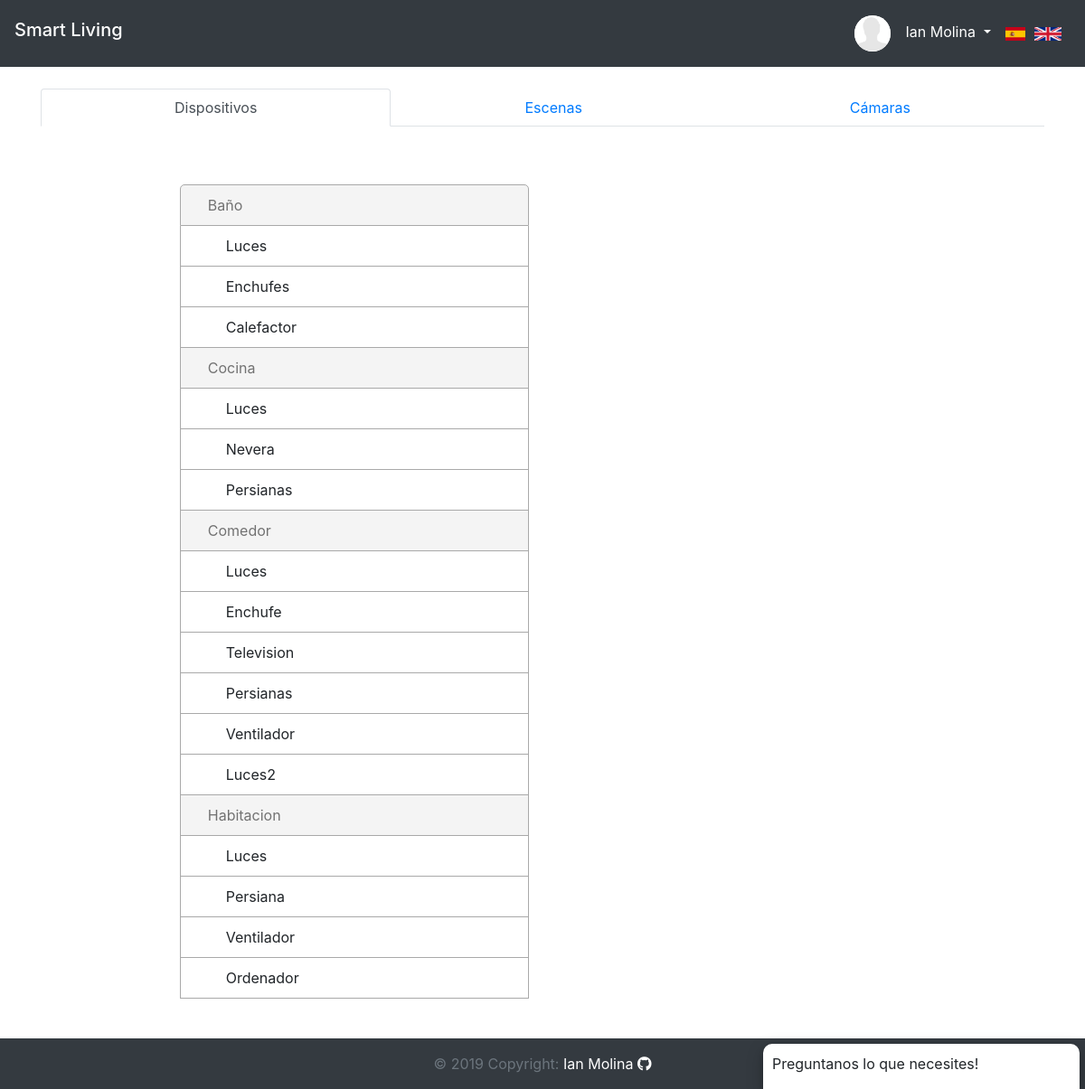
The page /control.php (signed in) on the database its author committed.
### tables this page shows
CREATE TABLE `usuario` (
  `email` varchar(255) NOT NULL,
  `nombre` varchar(255) NOT NULL,
  `foto` varchar(255) NOT NULL,
  `pass` varchar(255) NOT NULL,
  `activo` tinyint(1) NOT NULL,
  `puerto` int(8) NOT NULL,
  `admin` tinyint(1) NOT NULL,
  `rb_ip` varchar(255) NOT NULL
);

CREATE TABLE `dispositivo` (
  `id` int(8) NOT NULL,
  `nombre` varchar(255) NOT NULL,
  `habitacion` varchar(255) NOT NULL,
  `encendido` tinyint(1) NOT NULL,
  `num_encendidos` int(8) NOT NULL,
  `tiempo_encendido` int(8) NOT NULL,
  `temperatura` decimal(4,2) DEFAULT NULL,
  `usuario_email` varchar(255) NOT NULL,
  `pin` int(8) NOT NULL
);

### control.php (called while the page is built, shortened)
<?php
require_once "metodos.php";
$dispositivos = $usuario->getDispositivos($conexion);
$habitaciones = $usuario->getHabitaciones($conexion);
include "views/partials/header.part.php";
include "views/control.view.phtml";
include "chat.php";
include "views/partials/footer.part.php";
?>

### metodos.php (called while the page is built, shortened)
<?php
require_once "entities/Usuario.php";
$conexion = Connection::make();
if (isset($_SESSION['email'])) {
    $stmt = $conexion->prepare("SELECT * FROM usuario WHERE email = :email");
    $parameters = [':email'=>$_SESSION['email']];
    $stmt->execute($parameters);
    $stmt->setFetchMode(PDO::FETCH_CLASS|PDO::FETCH_PROPS_LATE, "Usuario");
    $usuario = $stmt->fetch();
}
?>

### entities/Usuario.php (called while the page is built, shortened)
<?php
class Usuario {
    protected $email;
    protected $nombre;
    protected $foto;
    protected $admin;
    public function __construct($email="", $dni="", $nombre="", $foto="", $pass="", $activo="", $puerto="", $admin="") {
        $this->email = $email;
        $this->nombre = $nombre;
        $this->foto = $foto;
        $this->admin = $admin;
    }
    public function getDispositivos($conexion) {
        $stmt_disp = $conexion->prepare("SELECT * FROM dispositivo WHERE usuario_email = '$this->email'");
        $stmt_disp->execute();
        $dispositivos = $stmt_disp->fetchAll(PDO::FETCH_ASSOC);
        return $dispositivos;
    }
    public function getHabitaciones($conexion) {
        $stmt_hab = $conexion->prepare("SELECT habitacion FROM dispositivo WHERE usuario_email = '$this->email' GROUP BY habitacion");
        $stmt_hab->execute();
        $habitaciones = $stmt_hab->fetchAll(PDO::FETCH_ASSOC);
        return $habitaciones;
    }
    public function getNombre(): string {
        return $this->nombre;
    }
    public function getFoto(): string {
        return $this->foto;
    }
    public function getAdmin(): string {
        return $this->admin;
    }
}

### lengC.php (called while the page is built, shortened)
<?php
require_once "metodos.php";
$i_chat_texto1 = "Preguntanos lo que necesites!";
$i_control_tab1 = "Dispositivos";
$i_control_tab2 = "Escenas";
$i_control_tab3 = "Cámaras";
?>

### views/control.view.phtml (the view, shortened to what this page needs)
<div class="container mt-4 formulario_registro">
    <ul class="nav nav-tabs nav-fill" id="myTab2" role="tablist">
        <li class="nav-item">
            <a class="nav-link active" id="dispositivos_tab" data-toggle="tab" href="#dispositivos" role="tab" aria-controls="dispositivos" aria-selected="true"><?= $i_control_tab1 ?></a>
        </li>
        <li class="nav-item">
            <a class="nav-link" id="escenas_tab" data-toggle="tab" href="#escenas" role="tab" aria-controls="escenas" aria-selected="false"><?= $i_control_tab2 ?></a>
        </li>
        <li class="nav-item">
            <a class="nav-link" id="camaras_tab" data-toggle="tab" href="#camaras" role="tab" aria-controls="camaras" aria-selected="false"><?= $i_control_tab3 ?></a>
        </li>
    </ul>
    <div class="tab-content" id="myTabContent">
        <div class="tab-pane fade show active" id="dispositivos" role="tabpanel" aria-labelledby="dispositivos_tab">
            <div class="container w-75 mt-4">
                <div class="row mt-5" id="div_datos">
                    <div class="col-12 col-md-6 mt-3">
                        <?php foreach ($habitaciones as $habitacion) :?>
                        <p class="habitacion_list"><?= $habitacion['habitacion'] ?></p>
                        <?php foreach($dispositivos as $dispositivo) {
                            if($dispositivo['habitacion']==$habitacion['habitacion']):?>
                        <p class="dispositivos_list"><?= $dispositivo['nombre'] ?></p>
                        <?php endif;
                            } endforeach; ?>
                    </div>
                </div>
            </div>
        </div>
    </div>
</div>

### views/partials/header.part.php (shortened to what this page needs)
<!doctype html>
<html lang="en">
<head>
    <link rel="stylesheet" href="css/bootstrap.css" />
    <link rel="stylesheet" href="css/main.css" />
    <link rel="stylesheet" href="css/fonts.css" />
    <link rel="stylesheet" href="css/hover.css" />
    <link rel="stylesheet" href="css/weather.css" />
    <link rel="stylesheet" href="https://use.fontawesome.com/releases/v5.8.1/css/all.css">
</head>
<body>
<header class="navbar navbar-dark navbar-expand bg-dark">
    <h1 class="navbar-brand d-none d-sm-block"><a href="index.php">Smart Living</a></h1>
    <?php if(!isset($_SESSION['email'])): ?>
        <button type="button" class="btn btn-light ml-auto mr-3"><?= $i_header_login ?></button>
    <?php else: ?>
        <div class="dropdown ml-auto mr-3">
            <div class="dropdown-toggle d-none d-md-block" id="dropdownMenuId" data-toggle="dropdown" aria-haspopup="true" aria-expanded="false" style="color: white">
                <img class="mr-3" src="<?= $usuario->getFoto() ?>"><?= $usuario->getNombre() ?>
            </div>
        </div>
    <?php endif; ?>
    <form id="idiomas" class="form-inline my-2 my-lg-0" action="metodos.php" method="post">
        <img src="imgs/spanish.png" id="castellano">
        <img src="imgs/uk.png" id="ingles">
    </form>
</header>

### chat.php
<?php
require_once "metodos.php";
if(isset($usuario) && $usuario->getAdmin() == 0) {
    include "views/chat.view.phtml";
}
?>

### views/chat.view.phtml (shortened to what this page needs)
<div id="chat_wdw">
    <div id="cabecera_chat">
        <p><?= $i_chat_texto1 ?></p>
    </div>
</div>

### views/partials/footer.part.php
<div id="separator"></div>
<footer class="bg-dark footer mt-5">
    <div class="footer-copyright text-center py-3 text-light text-muted">© 2019 Copyright:
        <a href="https://github.com/imolinav" style="text-decoration: none;">Ian Molina <i class="fab fa-github"></i></a>
    </div>
</footer>
</body>
</html>

### css/main.css (style rules this page uses)
html { height: 100%; box-sizing: border-box; }
body { position: relative; margin:0; padding:0; min-height: 100%; }
.navbar a { text-decoration: none; color: white; }
.dropdown-toggle { cursor: pointer; padding: 9px 0; }
.dropdown-toggle img { height: auto; width: auto; max-height: 40px; max-width: 40px; -webkit-border-radius: 20px; -moz-border-radius: 20px; border-radius: 20px; background-color: white; }
#idiomas img { height: 15px; margin-right: 10px; cursor: pointer; }
#separator { height: 100px; }
footer { position: absolute; right:0; left:0; bottom: 0; width: 100%; margin-top: 120px; }
footer a, footer a:hover { text-decoration: none; color: white; }
.dispositivos_list { z-index: 123456; }
#chat_wdw { max-width: 350px; width: 100%; position: fixed; bottom: 0; z-index: 100000; margin-bottom: 0; right: 0.5%; background-color: white; box-shadow: 0 4px 8px 0 rgba(0,0, 0, 0.2), 0 6px 20px 0 rgba(0, 0, 0, 0.19); padding: 10px 10px; border-top-left-radius: 10px; border-top-right-radius: 10px; }
#chat_wdw #cabecera_chat { height: 30px; cursor: pointer; }
.dispositivos_list, .habitacion_list, .programas_list, .scenes_list, .scene_title { padding: 10px 30px; margin: 0; border-bottom: 1px solid darkgrey; border-left: 1px solid darkgrey; border-right: 1px solid darkgrey; cursor: pointer; }
.dispositivos_list, .programas_list, .scenes_list { padding-left: 50px; }
.dispositivos_list:first-child, .habitacion_list:first-child, .scene_title { border-top: 1px solid darkgrey; border-top-left-radius: 5px; border-top-right-radius: 5px; }
.habitacion_list, .scene_title { cursor: initial; background-color: #f4f4f4; color: #727272; }

### rows shown on the page
usuario: foto (picture), nombre "Ian Molina"
dispositivo: nombre "Luces"
dispositivo: nombre "Enchufes"
dispositivo: nombre "Calefactor"
dispositivo: nombre "Luces"
dispositivo: nombre "Nevera"
dispositivo: nombre "Persianas"
dispositivo: nombre "Luces"
dispositivo: nombre "Enchufe"
dispositivo: nombre "Television"
dispositivo: nombre "Persianas"
dispositivo: nombre "Ventilador"
dispositivo: nombre "Luces2"
dispositivo: nombre "Luces"
dispositivo: nombre "Persiana"
dispositivo: nombre "Ventilador"
dispositivo: nombre "Ordenador"

### other values the page prints
$i_control_tab1 "Dispositivos"
$i_control_tab2 "Escenas"
$i_control_tab3 "Cámaras"
$habitacion['habitacion'] "Baño"
$habitacion['habitacion'] "Cocina"
$habitacion['habitacion'] "Comedor"
$habitacion['habitacion'] "Habitacion"
$i_chat_texto1 "Preguntanos lo que necesites!"
